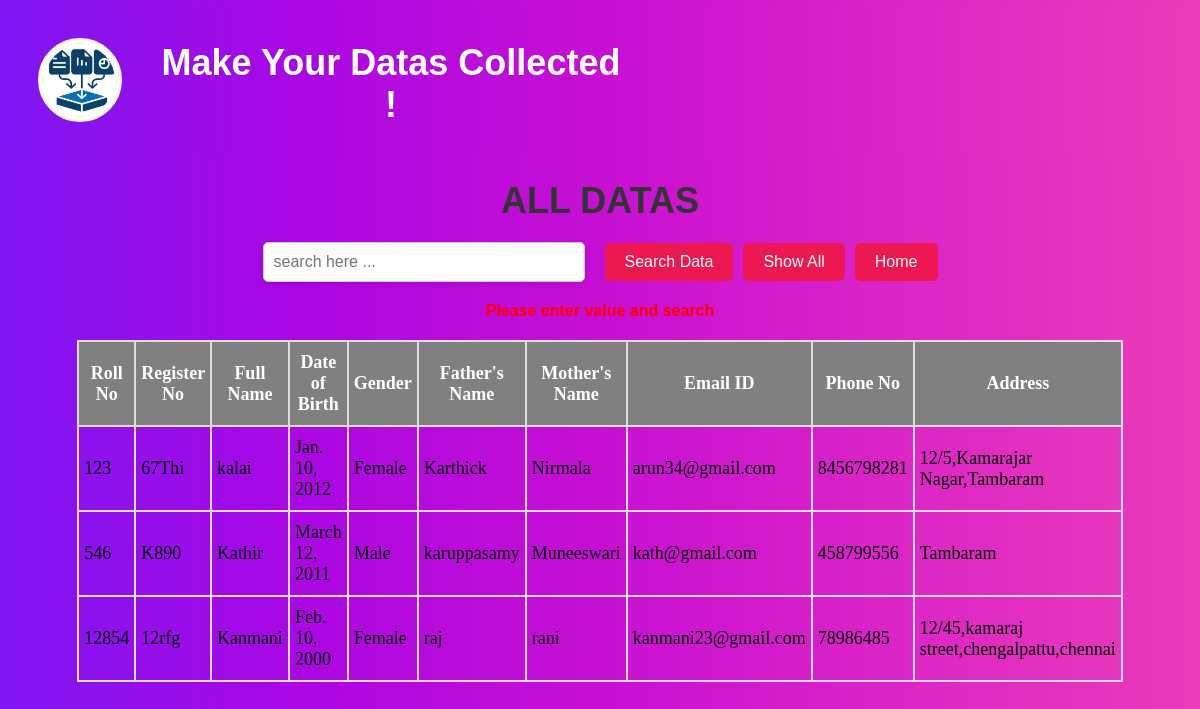
The app's page /view/, older data.
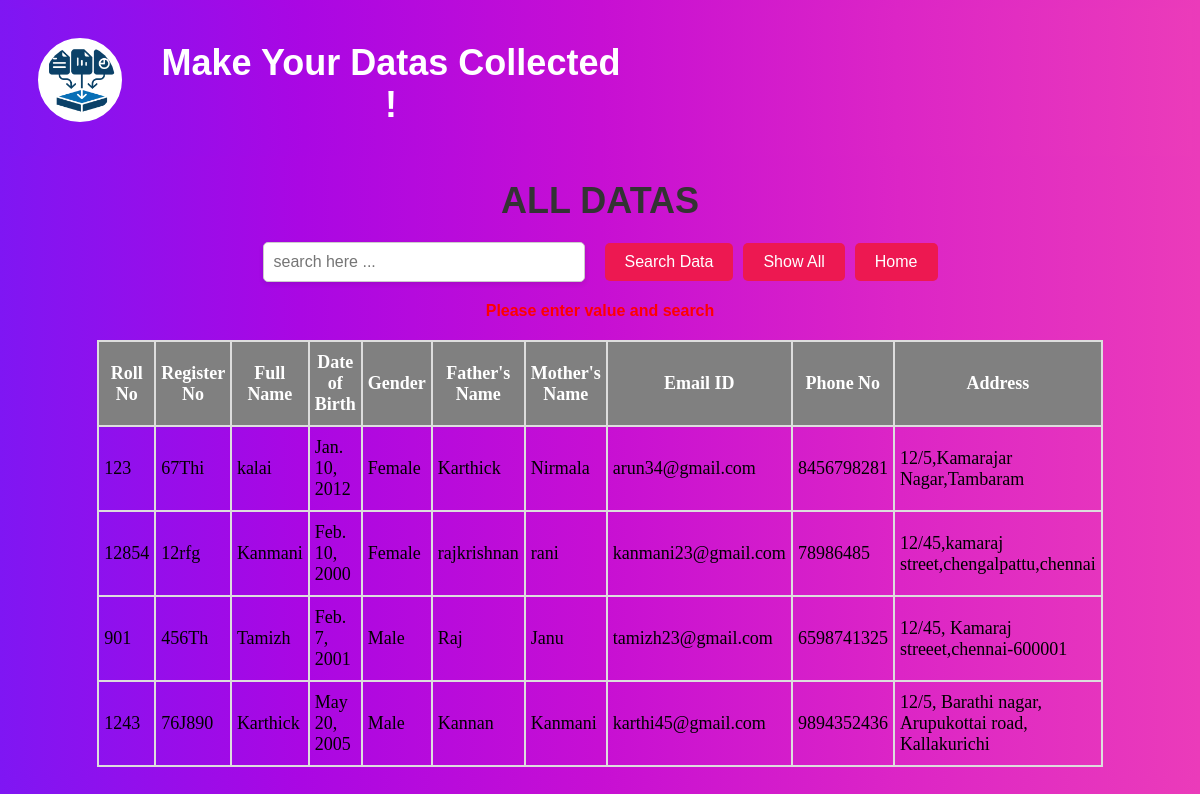
The same page, newer data.
### MyApp/models.py (models this page shows, shortened)
class StudentDetails(models.Model):
    roll_no=models.IntegerField()
    reg_no=models.CharField(max_length=30,null=True)
    full_name=models.CharField(max_length=30)
    birth_date=models.DateField()
    gender=models.CharField(max_length=10)
    father_name=models.CharField(max_length=30)
    mother_name=models.CharField(max_length=30)
    email=models.EmailField(max_length=30)
    phone_no=models.IntegerField()
    address=models.CharField(max_length=100)

### MyApp/views.py (the view)
# urls.py: path('view/',views.viewData,name="view"),
def viewData(request):
    srch = request.GET.get("search")
    if srch:
        student = StudentDetails.objects.filter(
            Q(roll_no__icontains=srch) | Q(reg_no__icontains=srch) | Q(full_name__icontains=srch) | Q(
                email__icontains=srch))
        msg=""
        if not student.exists():
            msg=messages.error(request,"No data for your search")
    else:
        student = StudentDetails.objects.all()
        msg=messages.error(request,"Please enter value and search")
    return render(request,'MyApp/viewData.html',context={"student":student,"msg":msg})

### Template/MyApp/viewData.html (shortened to what this page needs)
<!DOCTYPE html>
<html lang="en">
{% extends 'MyApp/common.html' %}
{% block content %}
<head>
    {% load static %}
    <link rel="stylesheet" href="{% static 'MyApp/css/common.css' %}">
    <link rel="stylesheet" href="{% static 'MyApp/css/tableNew.css' %}">
    <link rel="stylesheet" href="{% static 'MyApp/css/viewData.css' %}">
</head>
<body>
<div>
    <h1>ALL DATAS</h1>
    <form method="GET" action="/view">
    <input type="text" id="search" name="search" placeholder="search here ..." value="{{request.GET.SEARCH}}">
    <input type="submit" value="Search Data">
    <button href="{% url 'view' %}">Show All</button>
    <button><a href="{% url 'home' %}" style="text-decoration:none;
color:white;">Home</a></button>
    </form>
     {% if messages %}
        {% for message in messages %}
            <h3>{{message}}</h3>
        {% endfor %}
    {% endif %}
    <div class="all-data">
        {% if student.exists %}
        <table>
            <tr>
                <th>Roll No</th>
                <th>Register No</th>
                <th>Full Name</th>
                <th>Date of Birth</th>
                <th>Gender</th>
                <th>Father's Name</th>
                <th>Mother's Name</th>
                <th>Email ID</th>
                <th>Phone No</th>
                <th>Address</th>
            </tr>
            {% for stud in student %}
            <tr>
                <td>{{stud.roll_no}}</td>
                <td>{{stud.reg_no}}</td>
                <td>{{stud.full_name}}</td>
                <td>{{stud.birth_date}}</td>
                <td>{{stud.gender}}</td>
                <td>{{stud.father_name}}</td>
                <td>{{stud.mother_name}}</td>
                <td>{{stud.email}}</td>
                <td>{{stud.phone_no}}</td>
                <td>{{stud.address}}</td>
            </tr>
            {% endfor %}
        </table>
        {% endif %}
    </div>
</div>
</body>
{% endblock %}

### Template/MyApp/common.html (shortened to what this page needs)
<!DOCTYPE html>
<html lang="en">
<head>
    {% load static %}
</head>
<body>
<div class="main">
<div class="common">
    <a><img src="{% static 'MyApp/media/index_icon.png' %}" height="70px" width="70px"></a>
    <h1>Make Your Datas Collected ! </h1>
</div>
</div>
{% block content %}
{% endblock %}
</body>
</html>

### Static/MyApp/css/common.css (style rules this page uses)
body { font-family: "Times New Roman", Georgia, serif; background-image: linear-gradient(to left, #eb3bba, #dc25c6, #c70fd3, #aa07e3, #7f16f3); }
.main { background-image: linear-gradient(to bottom, #c5d919, #5adc72, #00d3b6, #00c2dd, #57acdc); background-image: linear-gradient(to left, #eb3bba, #dc25c6, #c70fd3, #aa07e3, #7f16f3); }
.common { width:50%; padding:10px 30px; display:flex; gap:30px; align-items:center; }
.common h1 { color:white; }
img { padding:5px; background-color:white; border:2px solid white; border-radius:50%; }

### Static/MyApp/css/tableNew.css (style rules this page uses)
table { margin:0 auto; width: 80%; border-collapse: collapse; font-size: 18px; text-align: left; }
th, td { padding: 10px 5px; border: 2px solid #ddd; }
th { text-align:center; background-color: grey; color: white; font-weight: bold; }
table { animation: tableFadeIn 0.8s ease-in-out; }

### Static/MyApp/css/viewData.css (style rules this page uses)
form { display: flex; flex-direction: column; align-items: center; margin: 20px 0; }
h1 { text-align: center; color: #333; font-size: 36px; font-family: 'Arial', sans-serif; margin-bottom: 20px; }
h3 { text-align: center; color: red; font-size: 16px; font-family: 'Arial', sans-serif; margin-bottom: 20px; }
input[type="text"] { width: 300px; padding: 10px; font-size: 16px; border: 1px solid #ccc; border-radius: 5px; box-shadow: 0 2px 5px rgba(0, 0, 0, 0.1); margin-right: 10px; transition: all 0.3s ease; }
input[type="submit"], button { padding: 10px 20px; font-size: 16px; background-color: #ed1851; color: white; border: none; border-radius: 5px; cursor: pointer; transition: background-color 0.3s ease; }
button { background-color: #ed1851; }
@media (min-width: 600px) { form { flex-direction: row; justify-content: center; } }
@media (min-width: 600px) { input[type="text"] { margin-bottom: 0; } }
@media (min-width: 600px) { input[type="submit"], button { margin-left: 10px; } }

Row changes from the older to the newer data that the page shows:
removed StudentDetails: roll_no "546", reg_no "K890", full_name "Kathir", birth_date "March 12, 2011", gender "Male", father_name "karuppasamy", mother_name "Muneeswari", email "kath@gmail.com", phone_no "458799556", address "Tambaram"
changed StudentDetails "12rfg": father_name "raj" → "rajkrishnan"
added StudentDetails: roll_no "901", reg_no "456Th", full_name "Tamizh", birth_date "Feb. 7, 2001", gender "Male", father_name "Raj", mother_name "Janu", email "tamizh23@gmail.com", phone_no "6598741325", address "12/45, Kamaraj streeet,chennai-600001"
added StudentDetails: roll_no "1243", reg_no "76J890", full_name "Karthick", birth_date "May 20, 2005", gender "Male", father_name "Kannan", mother_name "Kanmani", email "karthi45@gmail.com", phone_no "9894352436", address "12/5, Barathi nagar, Arupukottai road, Kallakurichi"
